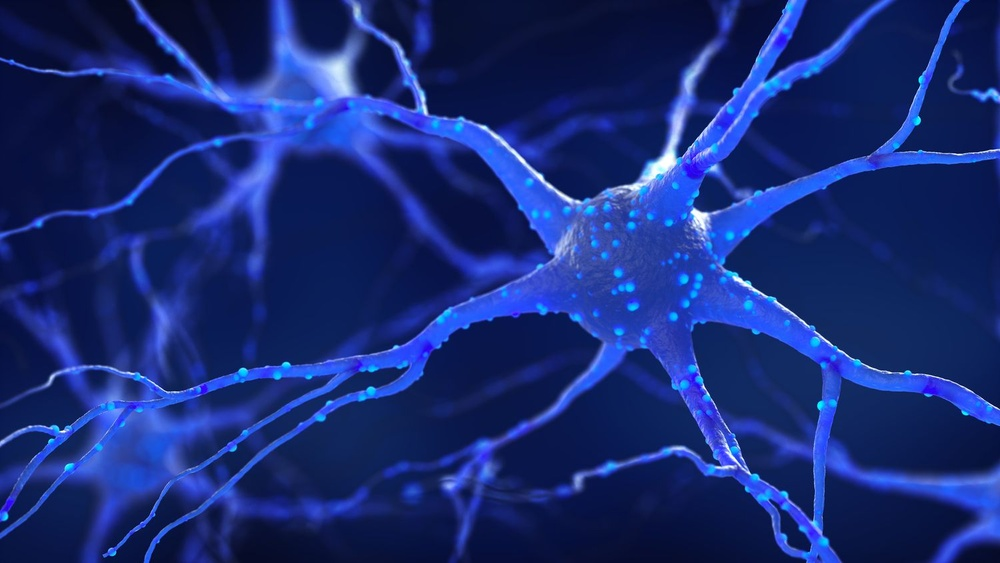
#> input picture src/neuron.jpg, 1000 x 563 px, shrunk from 1500 x 844 before the run
$ jupyter execute Lesson6.ipynb
#> lines starting #> are read from the running program, lines starting #| are printed output that depends on the picture; after the words box and inside, x2 and y2 are one past the last pixel; in counts of white or black regions, pixels touching at a corner belong together
### وارد کردن کتابخانه‌ها

در این سلول، کتابخانه‌های `numpy`، `opencv` و `matplotlib.pyplot` برای پردازش تصویر و رسم نمودار وارد می‌شوند.

[cell 1]
import numpy as np
import cv2 as cv
import matplotlib.pyplot as plt

### بارگذاری تصویر اصلی

تصویر اصلی به صورت خاکستری (grayscale) از مسیر مشخص شده بارگذاری می‌شود.

[cell 2]
# Load the original grayscale image
original_image = cv.imread('../src/neuron.jpg', 0)
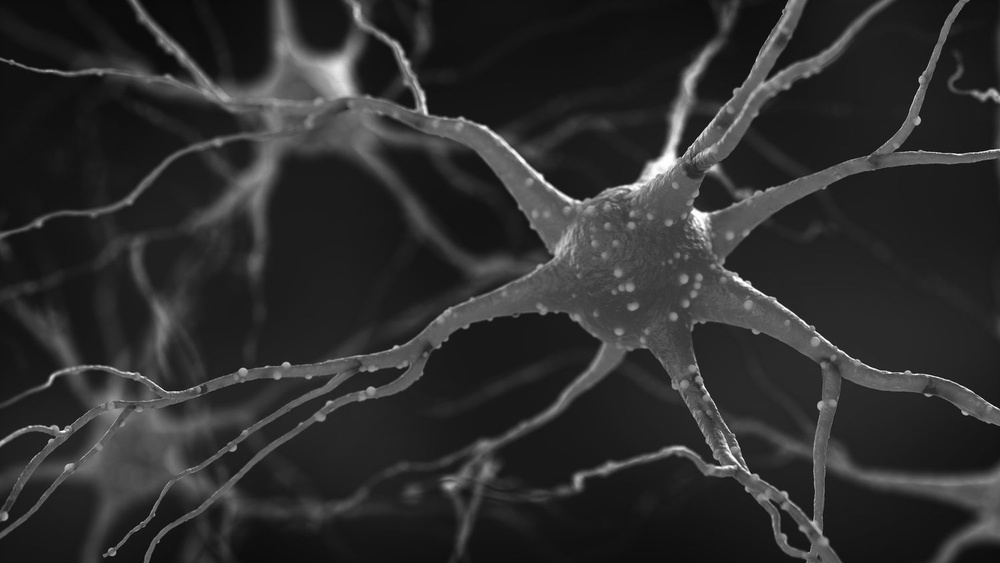
#> original_image: shape (563, 1000); min 2, max 255, mean 46

### ایجاد ماسک باینری با استفاده از آستانه‌گذاری

یک ماسک باینری از تصویر اصلی با استفاده از آستانه‌گذاری ساده ایجاد می‌شود. پیکسل‌هایی که مقدارشان بالاتر از `70` باشد به `255` و بقیه به `0` تبدیل می‌شوند.

[cell 3]
# Apply a binary threshold to the image to create a mask
_, binary_mask = cv.threshold(original_image, 70, 255, cv.THRESH_BINARY)
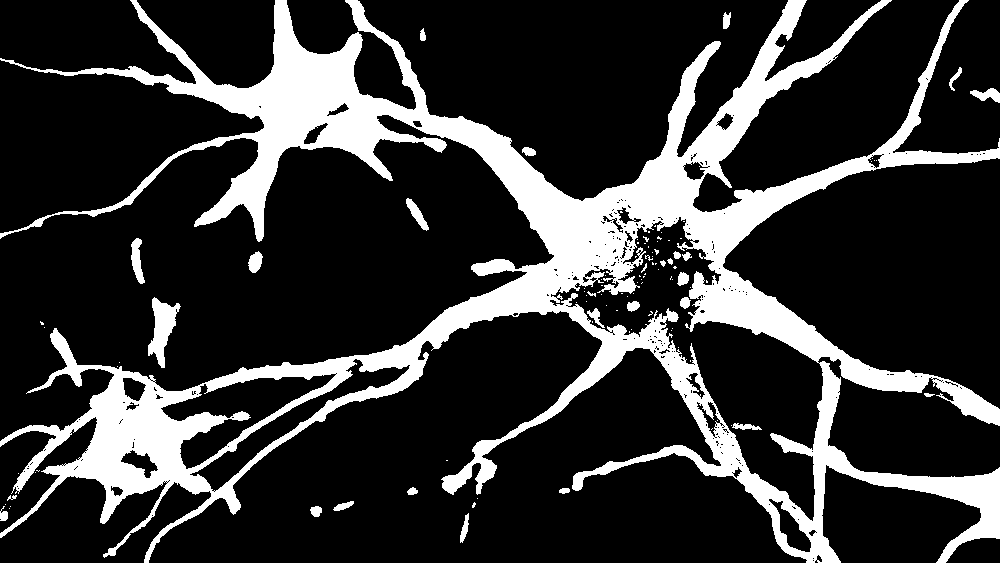
#> binary_mask: shape (563, 1000); 20.5% white; 105 white regions (76 under 20 px), largest, box (x1, y1, x2, y2) and area: (0, 0, 1000, 563) 111106, (148, 297, 181, 368) 1108, (131, 238, 145, 284) 365

### تعریف هسته (kernel) برای عملیات‌های مورفولوژیکی

یک هسته مربعی ۸ x۸ برای استفاده در عملیات‌های مورفولوژیکی ایجاد می‌شود.

[cell 4]
# Define a square kernel for morphological operations
kernel = np.ones((8, 8), np.uint8)

### ایجاد ماسک فرسایش‌یافته (Eroded Mask)

با اعمال عملیات فرسایش (`erosion`) روی ماسک باینری، ماسک فرسایش‌یافته ایجاد می‌شود که جزئیات کوچک را حذف می‌کند.

[cell 5]
# Erode the binary mask to remove small details
eroded_mask = cv.erode(binary_mask, kernel, iterations=1)
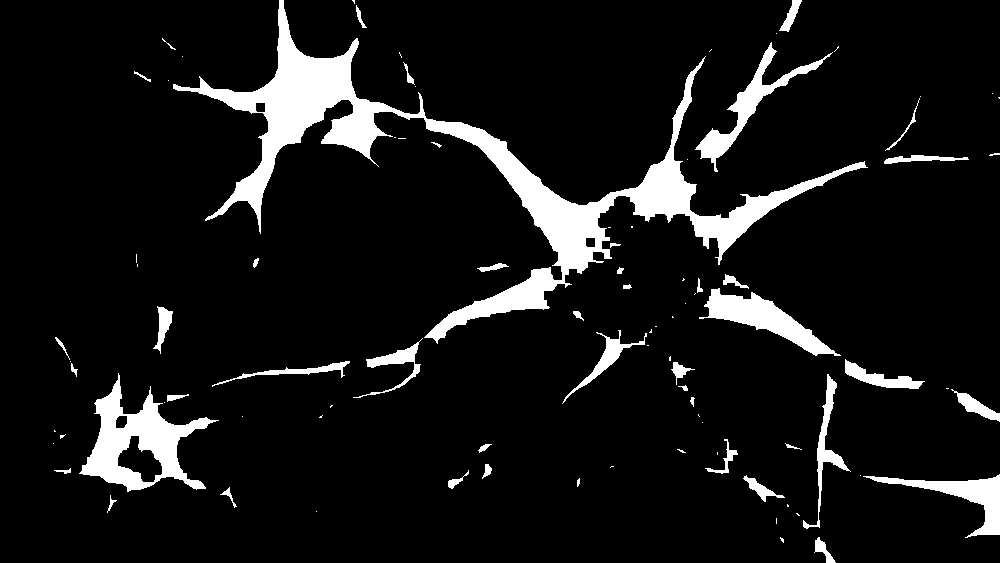
#> eroded_mask: shape (563, 1000); 8.9% white; 92 white regions (46 under 20 px), largest, box (x1, y1, x2, y2) and area: (173, 0, 868, 344) 27897, (79, 373, 219, 492) 5946, (699, 288, 841, 356) 3063

### ایجاد ماسک گسترش‌یافته (Dilated Mask)

عملیات گسترش (`dilation`) روی ماسک باینری اعمال می‌شود تا سوراخ‌ها یا جزئیات کوچک پر شوند.

[cell 6]
# Dilate the binary mask to fill in small holes
dilated_mask = cv.dilate(binary_mask, kernel, iterations=1)
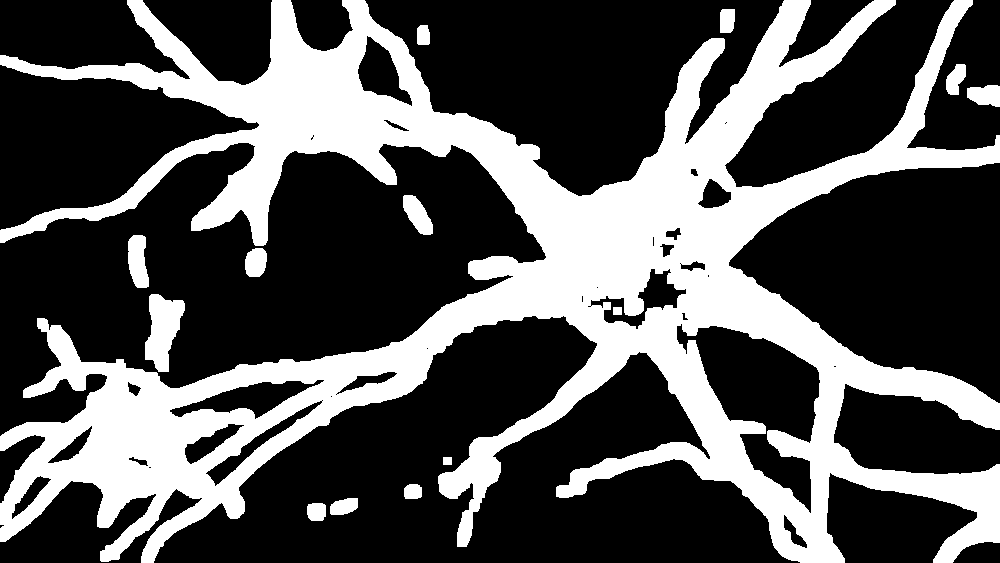
#> dilated_mask: shape (563, 1000); 32.6% white; 14 white regions, largest, box (x1, y1, x2, y2) and area: (0, 0, 1000, 563) 176634, (145, 294, 185, 372) 1956, (128, 235, 149, 288) 859

### ایجاد ماسک بسته‌شده (Closing Mask)

عملیات `closing` برای پر کردن سوراخ‌های کوچک داخل اشیاء سفید اعمال می‌شود.

[cell 7]
# Apply a closing operation to the binary mask to fill in small holes
closed_mask = cv.morphologyEx(binary_mask, cv.MORPH_CLOSE, kernel)
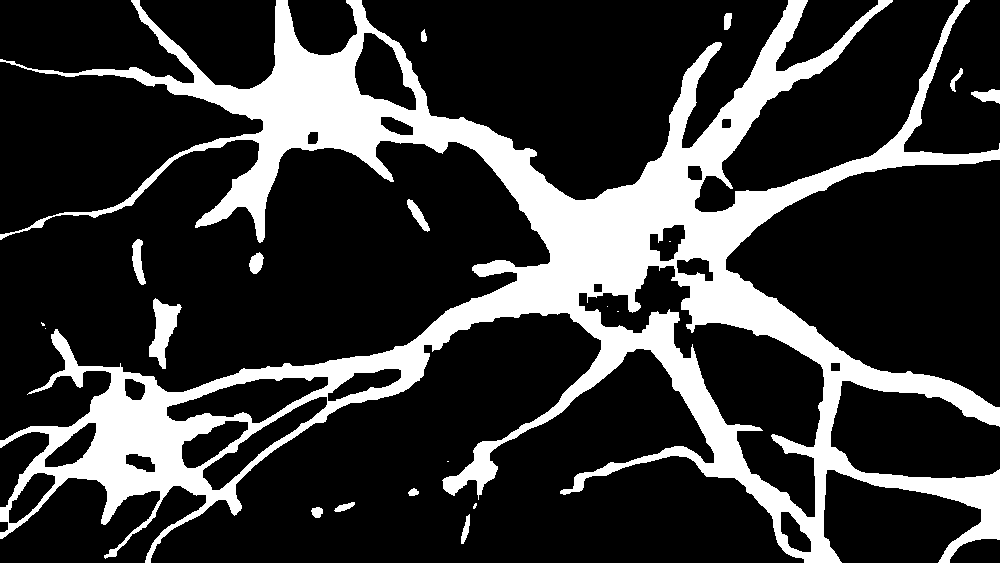
#> closed_mask: shape (563, 1000); 21.9% white; 20 white regions (7 under 20 px), largest, box (x1, y1, x2, y2) and area: (0, 0, 1000, 563) 120500, (149, 298, 182, 369) 1137, (132, 239, 146, 285) 369

### ایجاد ماسک بازشده (Opening Mask)

عملیات `opening` روی ماسک باینری اعمال می‌شود که باعث حذف نویزهای کوچک و جزئیات ناخواسته می‌شود.

[cell 8]
# Apply an opening operation to the binary mask to remove small details
opened_mask = cv.morphologyEx(binary_mask, cv.MORPH_OPEN, kernel)
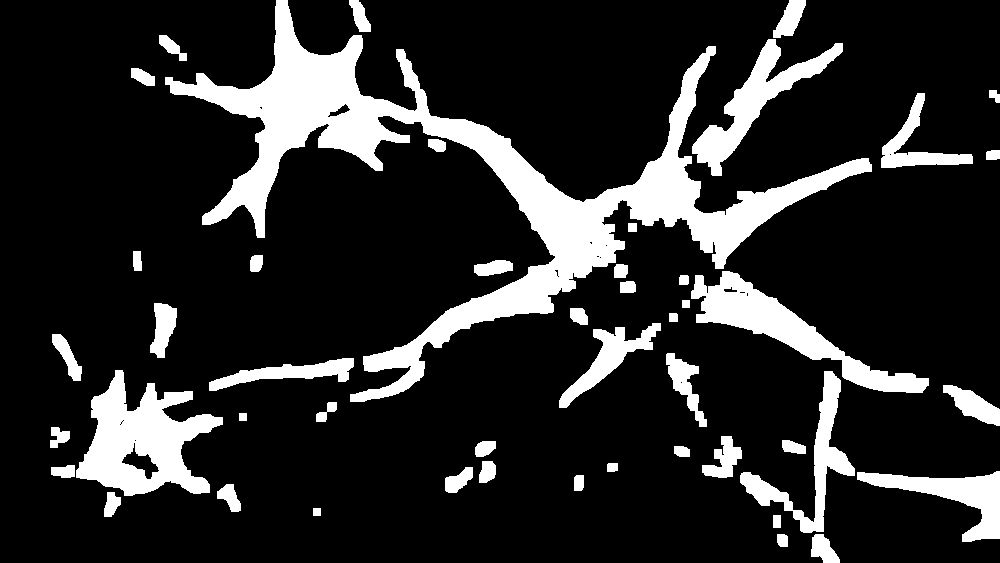
#> opened_mask: shape (563, 1000); 16.6% white; 48 white regions, largest, box (x1, y1, x2, y2) and area: (165, 0, 872, 402) 45354, (76, 370, 223, 496) 9513, (691, 271, 929, 393) 7114

### ایجاد ماسک گرادیان (Gradient Mask)

عملیات `gradient` لبه‌های اشیاء را برجسته می‌کند و تفاوت بین `dilation` و `erosion` را نمایش می‌دهد.

[cell 9]
# Apply a gradient operation to the binary mask to highlight the edges
gradient_mask = cv.morphologyEx(binary_mask, cv.MORPH_GRADIENT, kernel)
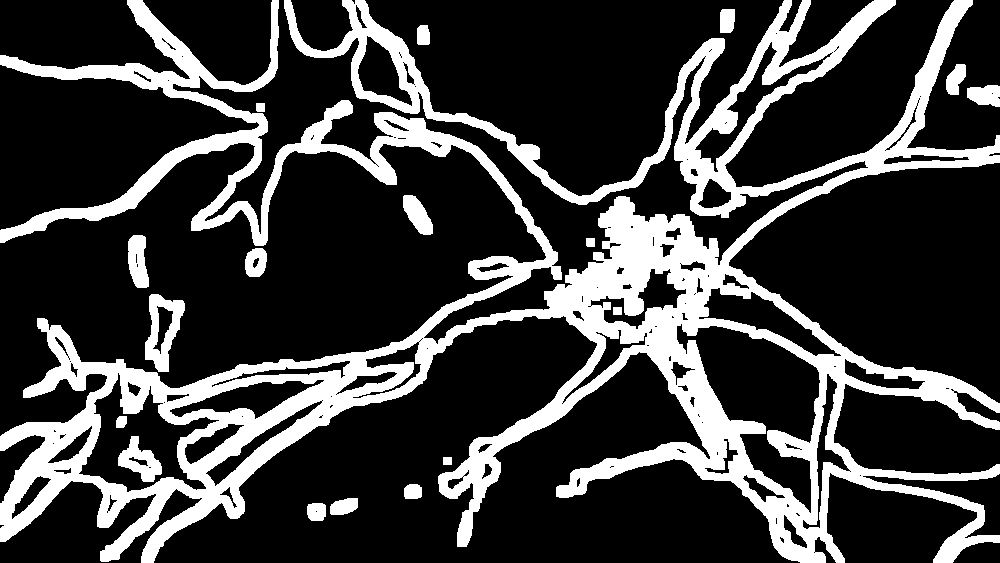
#> gradient_mask: shape (563, 1000); 23.7% white; 18 white regions, largest, box (x1, y1, x2, y2) and area: (0, 0, 1000, 563) 125654, (145, 294, 185, 372) 1554, (118, 436, 162, 482) 1003

### نمایش تصاویر با استفاده از ساب‌پلات‌ها

در این سلول، تمامی ماسک‌ها در کنار تصویر اصلی با استفاده از یک شبکه‌ی ۴ x۲ به صورت زیربخش‌های جداگانه نمایش داده می‌شوند. هر زیربخش (subplot) دارای عنوان مشخص برای تصویر مربوطه است و در پایان همه تصاویر در کنار هم نمایش داده می‌شوند.

[cell 10]
# Create a grid of subplots to display the various mask results
fig, axes = plt.subplots(nrows=4, ncols=2, figsize=(10, 10))
(ax1, ax2, ax3, ax4, ax5, ax6, ax7, ax8) = axes.flatten()

# Display the original image in the first subplot
ax1.axis('off')
ax1.set_title('Original Image')
ax1.imshow(cv.cvtColor(original_image, cv.COLOR_GRAY2RGB))

# Display the binary mask in the second subplot
ax2.axis('off')
ax2.set_title('Thresholded Mask')
ax2.imshow(binary_mask, cmap='gray')

# Display the eroded mask in the third subplot
ax3.axis('off')
ax3.set_title('Eroded Mask')
ax3.imshow(eroded_mask, cmap='gray')

# Display the dilated mask in the fourth subplot
ax4.axis('off')
ax4.set_title('Dilation Mask')
ax4.imshow(dilated_mask, cmap='gray')

# Display the closed mask in the fifth subplot
ax5.axis('off')
ax5.set_title('Closing Mask')
ax5.imshow(closed_mask, cmap='gray')

# Display the opened mask in the sixth subplot
ax6.axis('off')
ax6.set_title('Opening Mask')
ax6.imshow(opened_mask, cmap='gray')

# Display the gradient mask in the seventh subplot
ax7.axis('off')
ax7.set_title('Gradient Mask')
ax7.imshow(gradient_mask, cmap='gray')

# Display an empty subplot in the eighth position
ax8.axis('off')
ax8.set_title('')

# Show the plot
plt.show()
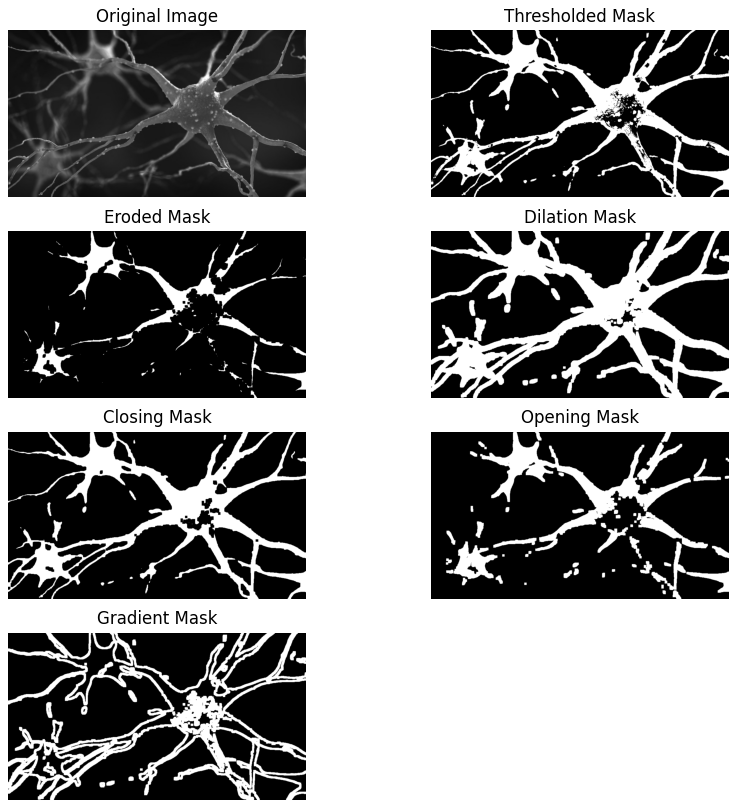
#> figure drawn by matplotlib, 7 panels
